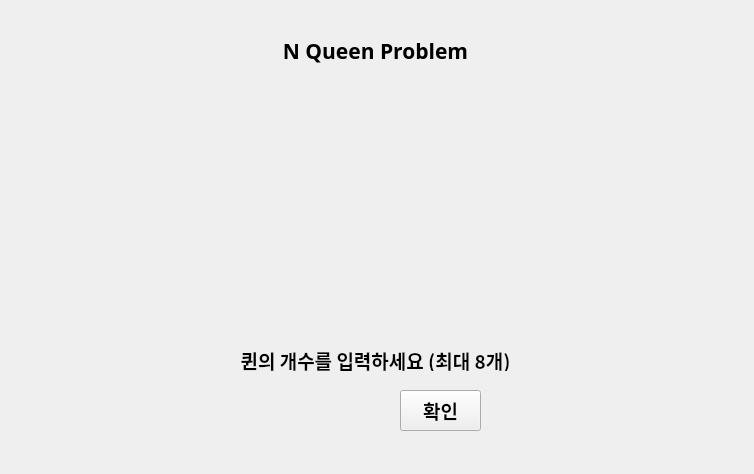
<?xml version="1.0" encoding="UTF-8"?>
<ui version="4.0">
 <class>Form</class>
 <widget class="QWidget" name="Form">
  <property name="geometry">
   <rect>
    <x>0</x>
    <y>0</y>
    <width>754</width>
    <height>474</height>
   </rect>
  </property>
  <property name="windowTitle">
   <string>N Queen</string>
  </property>
  <widget class="QWidget" name="verticalLayoutWidget">
   <property name="geometry">
    <rect>
     <x>0</x>
     <y>0</y>
     <width>751</width>
     <height>101</height>
    </rect>
   </property>
   <layout class="QVBoxLayout" name="title">
    <property name="leftMargin">
     <number>0</number>
    </property>
    <item>
     <widget class="QLabel" name="label">
      <property name="font">
       <font>
        <family>NanumGothic</family>
        <pointsize>16</pointsize>
        <weight>75</weight>
        <bold>true</bold>
       </font>
      </property>
      <property name="text">
       <string>N Queen Problem</string>
      </property>
      <property name="alignment">
       <set>Qt::AlignCenter</set>
      </property>
     </widget>
    </item>
   </layout>
  </widget>
  <widget class="QLabel" name="label_3">
   <property name="geometry">
    <rect>
     <x>0</x>
     <y>350</y>
     <width>751</width>
     <height>21</height>
    </rect>
   </property>
   <property name="font">
    <font>
     <family>NanumGothic</family>
     <pointsize>14</pointsize>
     <weight>75</weight>
     <bold>true</bold>
    </font>
   </property>
   <property name="text">
    <string>퀸의 개수를 입력하세요 (최대 8개)</string>
   </property>
   <property name="alignment">
    <set>Qt::AlignCenter</set>
   </property>
  </widget>
  <widget class="QLabel" name="label_2">
   <property name="geometry">
    <rect>
     <x>250</x>
     <y>110</y>
     <width>231</width>
     <height>231</height>
    </rect>
   </property>
   <property name="text">
    <string/>
   </property>
   <property name="pixmap">
    <pixmap></pixmap>
   </property>
   <property name="scaledContents">
    <bool>true</bool>
   </property>
  </widget>
  <widget class="QPushButton" name="pushButton">
   <property name="geometry">
    <rect>
     <x>400</x>
     <y>390</y>
     <width>81</width>
     <height>41</height>
    </rect>
   </property>
   <property name="font">
    <font>
     <family>NanumGothic</family>
     <pointsize>14</pointsize>
     <weight>75</weight>
     <bold>true</bold>
    </font>
   </property>
   <property name="text">
    <string>확인</string>
   </property>
  </widget>
 </widget>
 <resources/>
 <connections/>
</ui>
